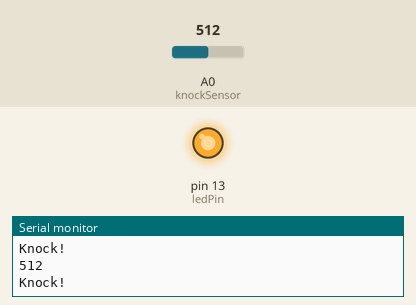
The sketch below on a simulated Arduino Uno, built with avr-gcc and run on an emulated ATmega328P. Parts: output pins drawn as LEDs (lit = HIGH), the last lines printed to the serial monitor. The test bench sets the inputs (shaded band); at power-on: A0 (knockSensor) = 512.

Above: at 2.8 s.
2.9 s: A0 (knockSensor) set to 159
5.6 s: A0 (knockSensor) set to 143
At 7.3 s:
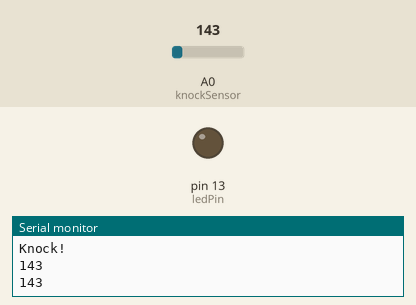
8.3 s: A0 (knockSensor) set to 160
At 9.7 s:
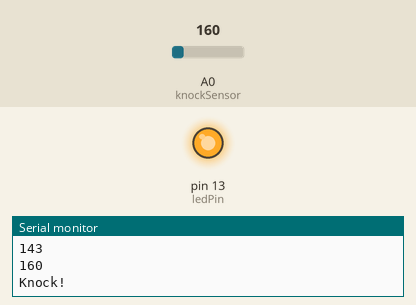
11.0 s: A0 (knockSensor) set to 140
At 12.4 s:
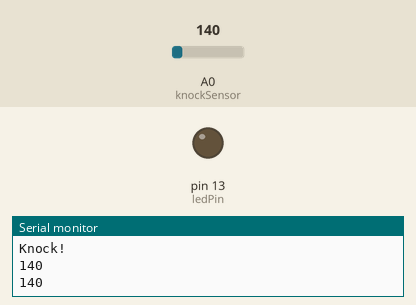
Timing chart, 0 to 14.0 s (numbered marks = the images above; inputs shaded):
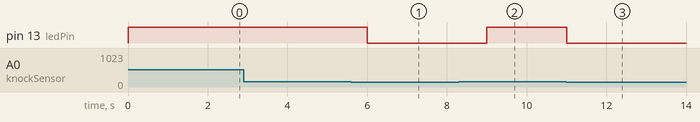

Measured:
- the behaviour switches between 150 and 149 on A0 (knockSensor) (found by bisection; images 0 and 1)
- after the input at 5.6 s, pin 13 (ledPin): HIGH → LOW after 0.40 s
- after the input at 8.3 s, pin 13 (ledPin): LOW → HIGH after 0.70 s
- after the input at 11.0 s, pin 13 (ledPin): HIGH → LOW at once

The sketch:

3.ino
```cpp
const int ledPin = 13;
const int knockSensor = A0;
const int threshold = 150;//threshold value to decide when the detected sound is a knock or not
int sensorReading = 0;

void setup()
{
  pinMode(ledPin, OUTPUT);
  Serial.begin(9600);
}

void loop()
{
  sensorReading = analogRead(knockSensor);
  Serial.println(sensorReading);

  if (sensorReading >= threshold)
  {
    digitalWrite(ledPin, HIGH);
    Serial.println("Knock!");
    delay(1000);
  }
  else
  {
    digitalWrite(ledPin, LOW);
    Serial.println("");
  }
  delay(1000);
}
```
